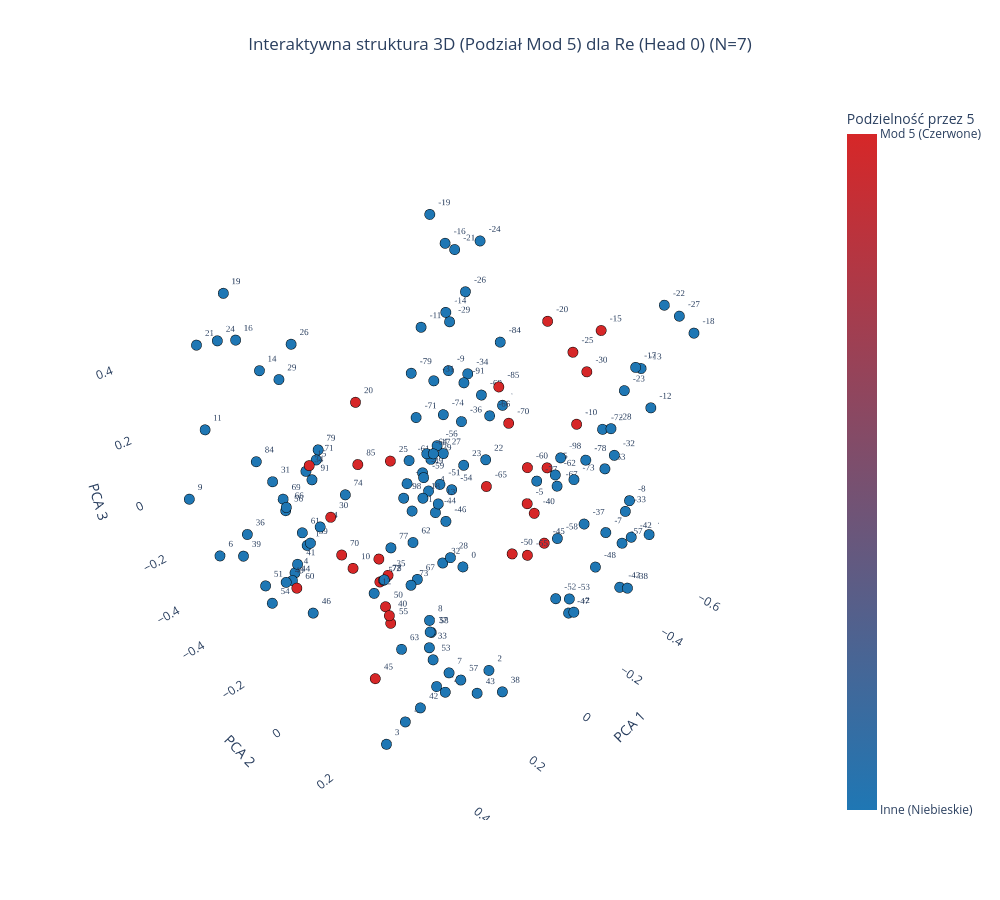
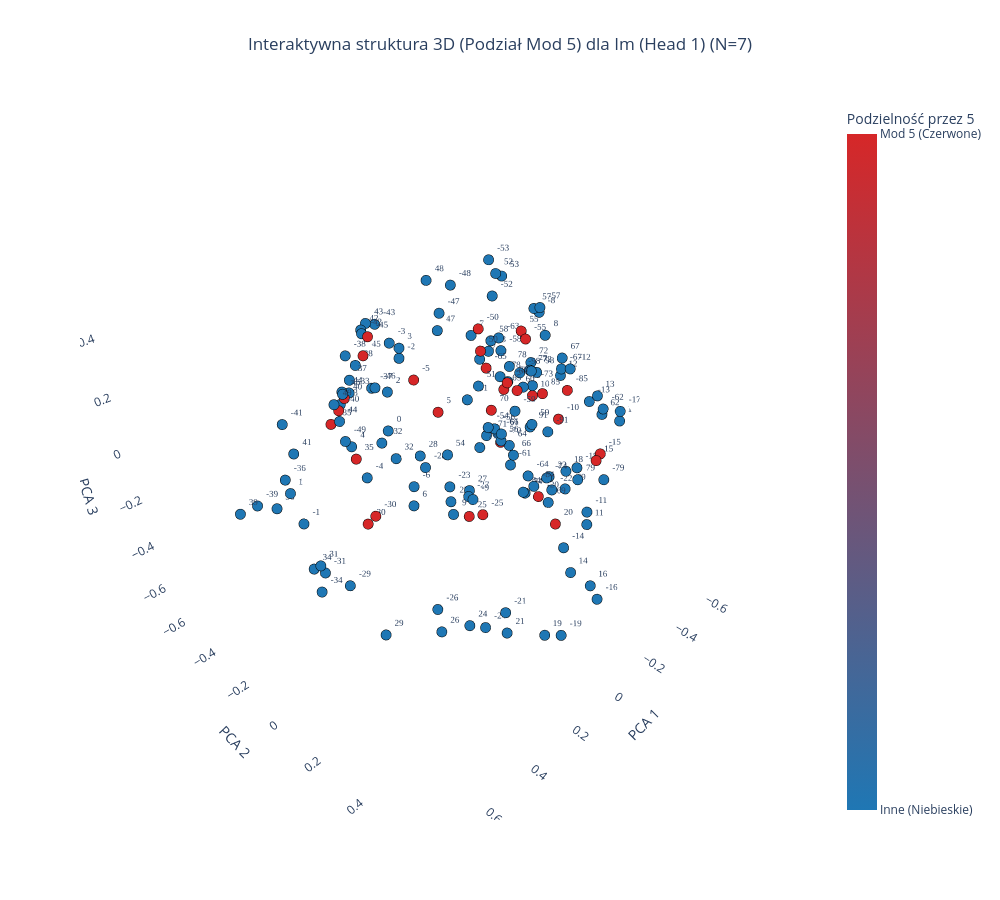

Notebook code for these charts, in order:
### Code cell
import numpy as np
import plotly.graph_objects as go
from sklearn.decomposition import PCA

def plot_output_head_plotly_3d_mod5(model, N, head_idx=0):
    """
    Rysuje interaktywny wykres 3D PCA dla wybranej głowicy wyjściowej.
    Liczby podzielne przez 5 są czerwone, reszta niebieska.
    """
    # Wyciągamy wagi konkretnej głowicy
    weights = model.output_heads[head_idx].weight.detach().cpu().numpy()
    
    # Zsynchronizowany offset
    output_offset = 2 * N * N
    min_val, max_val = -2 * N * N, 2 * N * N
    active_indices = []
    labels = []
    
    for val in range(min_val, max_val + 1):
        idx = val + output_offset
        if 0 <= idx < weights.shape[0]:
            active_indices.append(idx)
            labels.append(val)

    active_weights = weights[active_indices]

    # Filtr aktywności tokenów krańcowe (zgodnie z Twoim nowym progiem 0.4)
    weight_norms = np.linalg.norm(active_weights, axis=1)
    valid_mask = weight_norms > 0.4
    
    active_weights = active_weights[valid_mask]
    labels = np.array(labels)[valid_mask]

    # Redukcja wymiarowości wag do 3D za pomocą PCA
    pca = PCA(n_components=3)
    embeds_3d = pca.fit_transform(active_weights)
    
    # Tworzymy binarną tablicę kolorów dla mod 5 (z pominięciem zera)
    color_values = [1 if (l % 5 == 0 and l != 0) else 0 for l in labels]
    
    # Czyste, kontrastowe odcień: 0 -> Niebieski, 1 -> Czerwony
    custom_colorscale = [
        [0.0, 'rgb(31, 119, 180)'],
        [1.0, 'rgb(214, 39, 40)']
    ]
    
    head_names = {0: "Re (Head 0)", 1: "Im (Head 1)"}
    title_name = head_names.get(head_idx, f"Head {head_idx}")

    fig = go.Figure()

    fig.add_trace(go.Scatter3d(
        x=embeds_3d[:, 0],
        y=embeds_3d[:, 1],
        z=embeds_3d[:, 2],
        mode='markers+text',
        text=[str(l) for l in labels],
        textposition="top right",
        textfont=dict(size=9, family="Arial Black"),
        marker=dict(
            size=6,
            color=color_values,
            colorscale=custom_colorscale,
            showscale=True,
            colorbar=dict(
                title="Podzielność przez 5",
                tickmode='array',
                tickvals=[0, 1],
                ticktext=['Inne (Niebieskie)', 'Mod 5 (Czerwone)']
            ),
            line=dict(width=1, color='Black')
        ),
        hoverinfo='text',
        hovertext=[f"Token ID: {l + output_offset}<br>Wartość algebraiczna: {l}<br>Reszta mod 5: {l % 5}" for l in labels]
    ))

    fig.update_layout(
        title=dict(
            text=f"Interaktywna struktura 3D (Podział Mod 5) dla {title_name} (N={N})",
            x=0.5,
            xanchor='center'
        ),
        scene=dict(
            xaxis=dict(title="PCA 1", backgroundcolor="white", gridcolor="rgba(200,200,200,0.2)"),
            yaxis=dict(title="PCA 2", backgroundcolor="white", gridcolor="rgba(200,200,200,0.2)"),
            zaxis=dict(title="PCA 3", backgroundcolor="white", gridcolor="rgba(200,200,200,0.2)"),
        ),
        width=1000,
        height=900,
        showlegend=False
    )
    
    fig.show()

plot_output_head_plotly_3d_mod5(model, N=N, head_idx=0)
plot_output_head_plotly_3d_mod5(model, N=N, head_idx=1)

### Figure 1 — Plotly figure (JSON) as saved in the notebook; plotly's stock layout.template omitted (floating-point values rounded to 4 significant figures; data arrays with more than 128 entries replaced by an {"elided": "..."} marker saying what was removed)
{"data": [{"hoverinfo": "text", "hovertext": {"elided": "161 str values"}, "marker": {"color": {"elided": "161 int values"}, "colorbar": {"tickmode": "array", "ticktext": ["Inne (Niebieskie)", "Mod 5 (Czerwone)"], "tickvals": [0, 1], "title": {"text": "Podzielność przez 5"}}, "colorscale": [[0, "rgb(31, 119, 180)"], [1, "rgb(214, 39, 40)"]], "line": {"color": "Black", "width": 1}, "showscale": true, "size": 6}, "mode": "markers+text", "text": {"elided": "161 str values"}, "textfont": {"family": "Arial Black", "size": 9}, "textposition": "top right", "type": "scatter3d", "x": {"elided": "161 float values"}, "y": {"elided": "161 float values"}, "z": {"elided": "161 float values"}}], "layout": {"height": 900, "scene": {"xaxis": {"backgroundcolor": "white", "gridcolor": "rgba(200,200,200,0.2)", "title": {"text": "PCA 1"}}, "yaxis": {"backgroundcolor": "white", "gridcolor": "rgba(200,200,200,0.2)", "title": {"text": "PCA 2"}}, "zaxis": {"backgroundcolor": "white", "gridcolor": "rgba(200,200,200,0.2)", "title": {"text": "PCA 3"}}}, "showlegend": false, "title": {"text": "Interaktywna struktura 3D (Podział Mod 5) dla Re (Head 0) (N=7)", "x": 0.5, "xanchor": "center"}, "width": 1000}}

### Figure 2 — Plotly figure (JSON) as saved in the notebook; plotly's stock layout.template omitted (floating-point values rounded to 4 significant figures; data arrays with more than 128 entries replaced by an {"elided": "..."} marker saying what was removed)
{"data": [{"hoverinfo": "text", "hovertext": {"elided": "161 str values"}, "marker": {"color": {"elided": "161 int values"}, "colorbar": {"tickmode": "array", "ticktext": ["Inne (Niebieskie)", "Mod 5 (Czerwone)"], "tickvals": [0, 1], "title": {"text": "Podzielność przez 5"}}, "colorscale": [[0, "rgb(31, 119, 180)"], [1, "rgb(214, 39, 40)"]], "line": {"color": "Black", "width": 1}, "showscale": true, "size": 6}, "mode": "markers+text", "text": {"elided": "161 str values"}, "textfont": {"family": "Arial Black", "size": 9}, "textposition": "top right", "type": "scatter3d", "x": {"elided": "161 float values"}, "y": {"elided": "161 float values"}, "z": {"elided": "161 float values"}}], "layout": {"height": 900, "scene": {"xaxis": {"backgroundcolor": "white", "gridcolor": "rgba(200,200,200,0.2)", "title": {"text": "PCA 1"}}, "yaxis": {"backgroundcolor": "white", "gridcolor": "rgba(200,200,200,0.2)", "title": {"text": "PCA 2"}}, "zaxis": {"backgroundcolor": "white", "gridcolor": "rgba(200,200,200,0.2)", "title": {"text": "PCA 3"}}}, "showlegend": false, "title": {"text": "Interaktywna struktura 3D (Podział Mod 5) dla Im (Head 1) (N=7)", "x": 0.5, "xanchor": "center"}, "width": 1000}}
